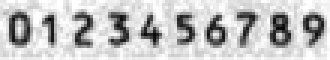
%> input picture test_id_img/yangbenshuzi.jpg, 110 x 20 px (shown 3 times larger)
$ octave manual_position_recognition.m   (GNU Octave 9; MATLAB toolbox functions it lacks are replaced by stand-ins)
%> lines starting %> are read from the running program, lines starting %| are printed output that depends on the picture; in (x1, y1, x2, y2) boxes, pixels count from 0 and x2, y2 are one past the last pixel; in counts of white or black regions, pixels touching at a corner belong together; the program's own positions count from 1
clear
%读入样本数字图像并二值化
RGB=im2double(imread('e:\yangbenshuzi.jpg'));
%> RGB: size 20x110x3 double; min 0.0275, max 1, mean 0.762
[height,width,n]=size(RGB);
%> height = 20; width = 110; n = 3
BW=zeros(height,width);
for i=1:height
for j=1:width
r=RGB(i,j,1);
g=RGB(i,j,2);
b=RGB(i,j,3);
if(0.299*r+0.587*g+0.114*b<0.5)
   BW(i,j)=1;
else
   BW(i,j)=0;
end
end
end
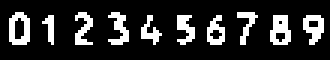
%> BW: size 20x110 double (shown 3 times larger); values 0 (black) and 1 (white), 17.3% white in thin lines or dots, all inside (x1, y1, x2, y2) = (3, 4, 108, 15)
%预处理并统计各样本数字的分布特征
width=width/10;
%> width = 11
N=zeros(10,5);
digital=zeros(10,10);
E=zeros(1,10);
for k=0:9
A=BW(:,1+k*width:width+k*width);
B=[];
for i=1:width
a=A(:,i);
if sum(a)~=0
   B=[B a];
end
end
Sample=[];
for j=1:height
b=B(j,:);
if sum(b)~=0
   Sample=[Sample;b];
end
end
E(k+1)=bweuler(Sample,8);
%计算各样本的欧拉数
[m,n]=size(Sample);
for i=1:m
for j=1:n
if Sample(i,j)==1
N(k+1,1)=N(k+1,1)+1; %总白色点数
digital(k+1,1)=digital(k+1,1)+i; %横坐标和
digital(k+1,2)=digital(k+1,2)+j; %纵坐标和
if i<m/2
N(k+1,2)=N(k+1,2)+1;
%上半部分白色点数
digital(k+1,3)=digital(k+1,3)+i;
%上半部分横坐标和
digital(k+1,4)=digital(k+1,4)+j;
%上半部分纵坐标和
end
if i>m/2
N(k+1,3)=N(k+1,3)+1;
%下半部分白色点数
digital(k+1,5)=digital(k+1,5)+i;
%下半部分横坐标和
digital(k+1,6)=digital(k+1,6)+j;
%下半部分纵坐标和
end
if j<n/2
N(k+1,4)=N(k+1,4)+1;
%左半部分白色点数
digital(k+1,7)=digital(k+1,7)+i;
%左半部分横坐标和
digital(k+1,8)=digital(k+1,8)+j;
%左半部分纵坐标和
end
if j>n/2
N(k+1,5)=N(k+1,5)+1;
%右半部分白色点数
digital(k+1,9)=digital(k+1,9)+i;
%右半部分横坐标和
digital(k+1,10)=digital(k+1,10)+j;
%右半部分纵坐标和
end
end
end
end
digital(k+1,1)=digital(k+1,1)/N(k+1,1);
%整体质心横坐标
digital(k+1,2)=digital(k+1,2)/N(k+1,1);
%整体质心纵坐标
digital(k+1,3)=digital(k+1,3)/N(k+1,2);
%上半部分质心横坐标
digital(k+1,4)=digital(k+1,4)/N(k+1,2);
%上半部分质心纵坐标
digital(k+1,5)=digital(k+1,5)/N(k+1,3);
%下半部分质心横坐标
digital(k+1,6)=digital(k+1,6)/N(k+1,3);
%下半部分质心纵坐标
digital(k+1,7)=digital(k+1,7)/N(k+1,4);
%左半部分质心横坐标
digital(k+1,8)=digital(k+1,8)/N(k+1,4);
%左半部分质心纵坐标
digital(k+1,9)=digital(k+1,9)/N(k+1,5);
%右半部分质心横坐标
digital(k+1,10)=digital(k+1,10)/N(k+1,5);
%右半部分质心纵坐标
end
%> after the loop, E = [0 1 1 1 1 1 0 1 -1 0]; N = 10 rows, first 8: [51 22 29 23 28; 22 11 9 1 19; 38 17 21 13 18; 41 18 23 13 28; 30 7 20 15 15; 37 16 15 13 17; 36 10 20 12 18; 31 19 12 15 16]
%获取身份证号码并进行二值化
I=im2double(imread('e:\yangzheng.jpg'));
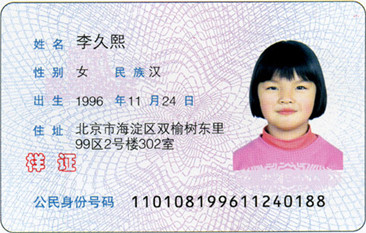
%> input picture test_id_img/yangzheng.jpg, 366 x 233 px
figure,imshow(I);
x1=130;x2=130+11;
y1=190;y2=210;
IDRGB=I(y1:y2,x1:x2,:,:,:);
for i=1:17
    x1=130+11*i;
    x2=130+11*(i+1);
    C=I(y1:y2,x1:x2,:,:,:);
    IDRGB=[IDRGB C];
end
%> this loop made 17 passes
%> pass 1, `IDRGB=[IDRGB C];`:
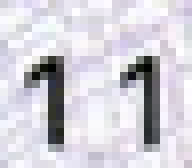
%> IDRGB: size 21x24x3 double (shown 8 times larger); mean R, G, B 0.826, 0.817, 0.85
%> pass 2, `IDRGB=[IDRGB C];`:
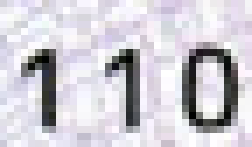
%> IDRGB: size 21x36x3 double (shown 7 times larger); mean R, G, B 0.807, 0.797, 0.827
%> pass 3, `IDRGB=[IDRGB C];`:
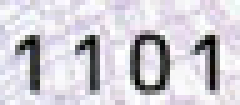
%> IDRGB: size 21x48x3 double (shown 5 times larger); mean R, G, B 0.815, 0.802, 0.832
[IDheight,IDwidth,k]=size(IDRGB);
%> IDheight = 21; IDwidth = 216; k = 3
IDBW=zeros(IDheight,IDwidth);
for i=1:IDheight
    for j=1:IDwidth
        r=IDRGB(i,j,1);
        g=IDRGB(i,j,2);
        b=IDRGB(i,j,3);
        if(0.299*r+0.587*g+0.114*b<0.5)
          IDBW(i,j)=1;
        else
          IDBW(i,j)=0;
        end
    end
end
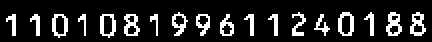
%> IDBW: size 21x216 double (shown 2 times larger); values 0 (black) and 1 (white), 14.7% white in thin lines or dots, all inside (x1, y1, x2, y2) = (3, 6, 213, 19)
%预处理并统计目标数字对象的分布特征
IDwidth=IDwidth/18;
%> IDwidth = 12
obj=zeros(18,10);
objN=zeros(18,5);
objE=zeros(1,18);
for k=1:18
IDA=IDBW(:,1+(k-1)*IDwidth:k*IDwidth);
  IDB=[];
  for i=1:IDwidth
      IDa=IDA(:,i);
      if sum(IDa)~=0
          IDB=[IDB IDa];
      end
  end
  Object=[];
  for j=1:IDheight
      IDb=IDB(j,:);
      if sum(IDb)~=0
          Object=[Object;IDb];
      end
  end
  objE(k)=bweuler(Object,8); %欧拉数
  [m,n]=size(Object);
  for i=1:m
  for j=1:n
  if Object(i,j)==1
  objN(k,1)=objN(k,1)+1;
  obj(k,1)=obj(k,1)+i;
  obj(k,2)=obj(k,2)+j;
  if i<m/2
  objN(k,2)=objN(k,2)+1;
  obj(k,3)=obj(k,3)+i;
  obj(k,4)=obj(k,4)+j;
  end
  if i>m/2
  objN(k,3)=objN(k,3)+1;
  obj(k,5)=obj(k,5)+i;
  obj(k,6)=obj(k,6)+j;
  end
  if j<n/2
  objN(k,4)=objN(k,4)+1;
  obj(k,7)=obj(k,7)+i;
  obj(k,8)=obj(k,8)+j;
  end
  if j>n/2
  objN(k,5)=objN(k,5)+1;
  obj(k,9)=obj(k,9)+i;
  obj(k,10)=obj(k,10)+j;
  end
  end
  end
  end
  obj(k,1)=obj(k,1)/objN(k,1);
  obj(k,2)=obj(k,2)/objN(k,1);
  obj(k,3)=obj(k,3)/objN(k,2);
  obj(k,4)=obj(k,4)/objN(k,2);
  obj(k,5)=obj(k,5)/objN(k,3);
  obj(k,6)=obj(k,6)/objN(k,3);
  obj(k,7)=obj(k,7)/objN(k,4);
  obj(k,8)=obj(k,8)/objN(k,4);
  obj(k,9)=obj(k,9)/objN(k,5);
  obj(k,10)=obj(k,10)/objN(k,5);
end
%> after the loop, objE = 18 values, max 1 at index 1, min -1 at index 6, mean 0.333; objN = 18 rows, first 8: [28 16 12 4 24; 28 16 12 4 24; 47 21 22 22 22; 18 12 6 2 14; 48 21 23 22 24; 50 22 28 23 23; 19 13 6 3 14; 42 16 23 17 19]
%分类识别
String='0123456789';
IDCardNO='';
for k=1:18
R=0.0;
j=0;
x=obj(k,:);
for i=0:9
y=digital(i+1,:);
r=sum(x.*y)/sqrt(sum(x.*x)*sum(y.*y));
%相似系数
if r>R&objE(k)==E(i+1)%分类识别准则
   R=r;
   j=i;
end
end
IDCardNO=strcat(IDCardNO,String(j+1));
end
%> this loop made 18 passes
%> (x, IDCardNO) on passes 1 to 10: ([5.32 3.96 2.94 3.56 8.5 4.5 3 1.5 5.71 4.38], '1'), ([5.32 3.89 2.94 3.44 8.5 4.5 3 1.5 5.71 4.29], '11'), ([6.15 4.4 2.9 4.38 9.27 4.41 6 1.86 6.05 7], '110'), ([4.67 3.28 2.75 2.92 8.5 4 3.5 1 5.14 3.79], '1101'), ([6.19 4.35 2.81 4.24 9.3 4.43 6 1.68 6.38 6.83], '11010'), ([6.04 4.18 2.86 4.14 8.54 4.21 5.91 2.04 6.22 6.35], '110108'), ([4.53 3.16 2.69 2.77 8.5 4 3 1 5.14 3.79], '1101081'), ([6.55 4.14 3.12 4.12 9 4.26 6.29 2 6.53 6.11], '11010810'), ([5.49 4.1 2.78 3.89 7.81 4.29 4.94 2 5.87 5.57], '110108109'), ([6.69 3.87 3.57 3.64 8.44 4 7 1.94 6.43 5.52], '1101081096')
disp(IDCardNO); %显示识别结果
%| 110108109611240188
